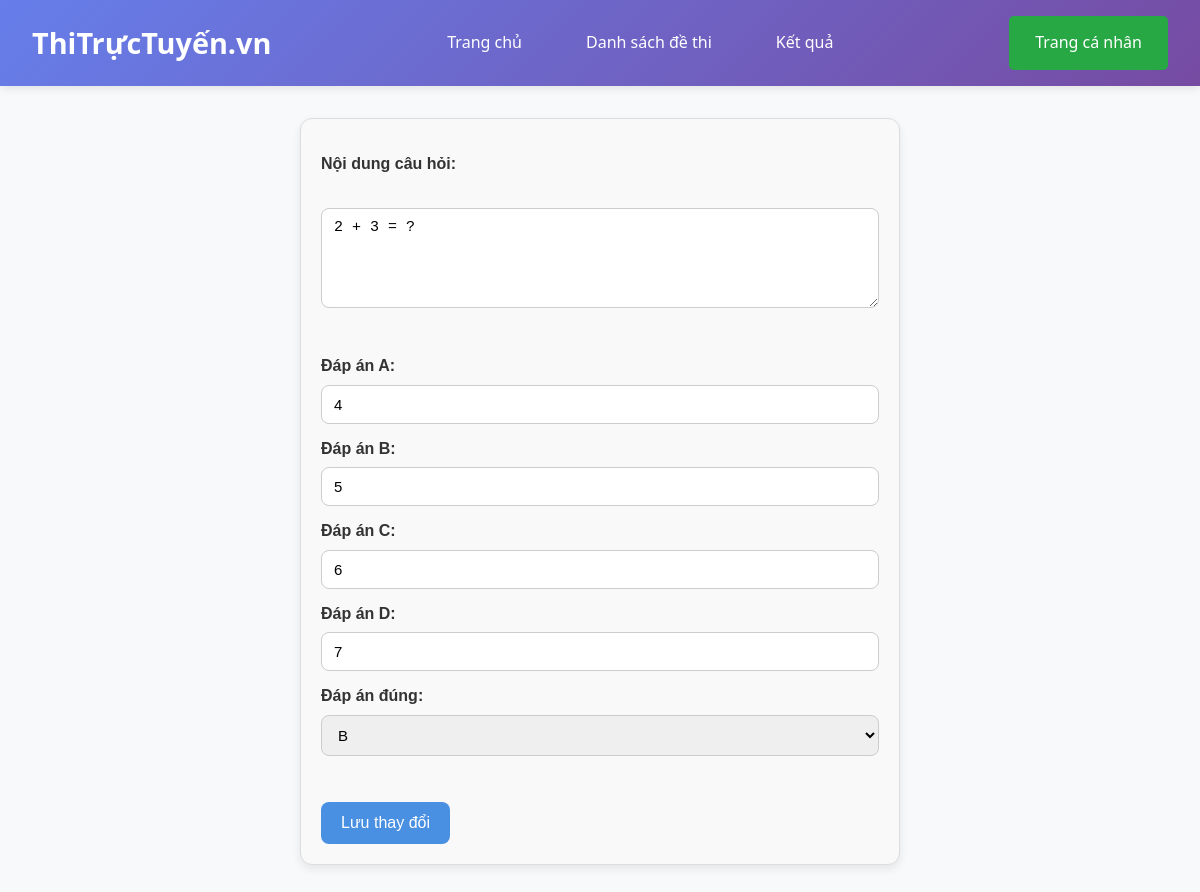
/chucnang/edit_question.php?question_id=6&type=mc, run on the app's committed database.
### tables this page shows
CREATE TABLE `questions` (
  `question_id` int(11) NOT NULL,
  `exam_id` int(11) NOT NULL,
  `question_text` text NOT NULL,
  `option_a` varchar(255) NOT NULL,
  `option_b` varchar(255) NOT NULL,
  `option_c` varchar(255) NOT NULL,
  `option_d` varchar(255) NOT NULL,
  `correct_answer` enum('A','B','C','D') NOT NULL,
  `created_at` timestamp NOT NULL DEFAULT current_timestamp()
);

### chucnang/edit_question.php (the view, shortened to what this page needs)
<?php
include("config/db.php");
$question_id = intval($_GET['question_id']);
$sql = "SELECT * FROM questions WHERE question_id = ?";
$stmt = $conn->prepare($sql);
$stmt->bind_param("i", $question_id);
$stmt->execute();
$result = $stmt->get_result();
$q = $result->fetch_assoc();
?>
<!DOCTYPE html>
<html lang="vi">
<head>
    <link rel="stylesheet" href="css/index.css">
    <link rel="stylesheet" href="css/edit_question.css">
</head>
<body>
    <header>
        <div class="header-container">
            <div class="logo">ThiTrựcTuyến.vn</div>
            <nav>
                <ul>
                    <li><a href="main_page.php">Trang chủ</a></li>
                    <li><a href="exam_list.php">Danh sách đề thi</a></li>
                    <li><a href="result.php">Kết quả</a></li>
                </ul>
            </nav>
            <div class="auth-buttons">
                <a class="btn btn-profie" href="profile.php">Trang cá nhân</a>
            </div>
        </div>
    </header>
    <main>
        <form method="POST">
            <label>Nội dung câu hỏi:</label><br>
            <textarea name="question_text" required><?php echo htmlspecialchars($q['question_text']); ?></textarea><br><br>
            <label>Đáp án A:</label><input type="text" name="option_a" value="<?php echo $q['option_a']; ?>" required><br>
            <label>Đáp án B:</label><input type="text" name="option_b" value="<?php echo $q['option_b']; ?>" required><br>
            <label>Đáp án C:</label><input type="text" name="option_c" value="<?php echo $q['option_c']; ?>" required><br>
            <label>Đáp án D:</label><input type="text" name="option_d" value="<?php echo $q['option_d']; ?>" required><br>
            <label>Đáp án đúng:</label>
            <select name="correct_answer" required>
                <option value="B" <?php if($q['correct_answer']=="B") echo "selected"; ?>>B</option>
            </select><br><br>
            <button type="submit">Lưu thay đổi</button>
        </form>
    </main>
</body>

### chucnang/css/index.css (style rules this page uses)
* { margin: 0; padding: 0; box-sizing: border-box; }
body { font-family: 'Segoe UI', Tahoma, Geneva, Verdana, sans-serif; line-height: 1.6; color: #333; background-color: #f8f9fa; }
header { background: linear-gradient(135deg, #667eea 0%, #764ba2 100%); color: white; padding: 1rem 0; box-shadow: 0 2px 10px rgba(0,0,0,0.1); position: sticky; top: 0; z-index: 1000; }
.header-container { max-width: 1200px; margin: 0 auto; display: flex; justify-content: space-between; align-items: center; padding: 0 2rem; }
.logo { font-size: 1.8rem; font-weight: bold; color: white; text-decoration: none; }
nav ul { display: flex; list-style: none; gap: 2rem; }
nav a { color: white; text-decoration: none; padding: 0.5rem 1rem; border-radius: 5px; transition: background-color 0.3s; }
.auth-buttons { display: flex; gap: 1rem; }
.btn { padding: 0.75rem 1.5rem; border: none; border-radius: 5px; cursor: pointer; font-size: 1rem; font-weight: 500; text-decoration: none; display: inline-block; text-align: center; transition: all 0.3s ease; border: 2px solid transparent; }
.btn-profie { background-color: #28a745; color: white; }
main { max-width: 1200px; margin: 2rem auto; padding: 0 2rem; min-height: calc(100vh - 200px); }

### chucnang/css/edit_question.css (style rules this page uses)
form { max-width: 600px; margin: 30px auto; padding: 20px; background: #f9f9f9; border: 1px solid #ddd; border-radius: 12px; box-shadow: 0 4px 10px rgba(0,0,0,0.08); font-family: Arial, sans-serif; }
form label { display: block; margin: 12px 0 6px; font-weight: bold; color: #333; }
form input[type="text"], form textarea, form select { width: 100%; padding: 10px 12px; border: 1px solid #ccc; border-radius: 8px; font-size: 15px; transition: border 0.3s; }
form textarea { min-height: 100px; resize: vertical; }
form button { margin-top: 20px; padding: 12px 20px; background: #4a90e2; border: none; border-radius: 8px; color: white; font-size: 16px; cursor: pointer; transition: background 0.3s; }

### data on the page
questions: question_text "2 + 3 = ?", option_a "4", option_b "5", option_c "6", option_d "7", correct_answer "B"
